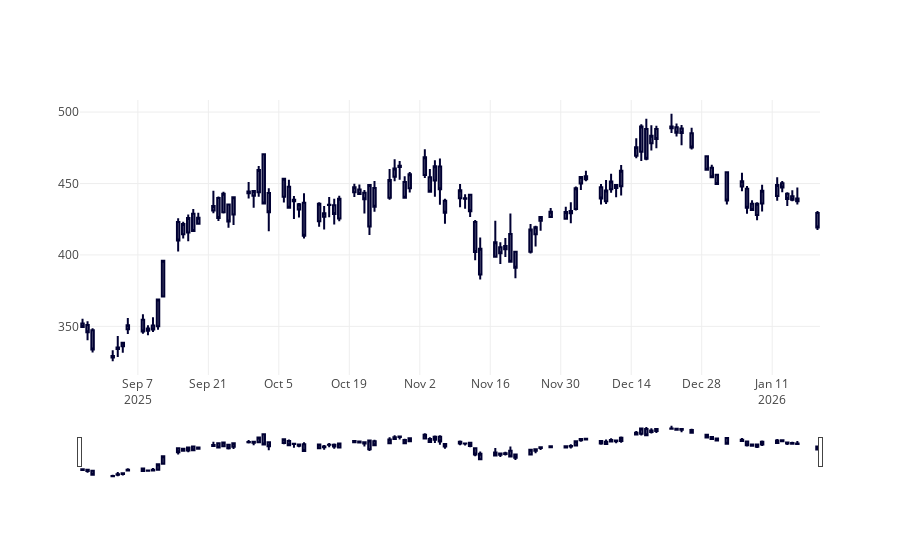

Notebook source saved alongside this figure:
### Code cell
fig = go.Figure(
    data = [
        go.Candlestick(
            x = df_daily.index,
            open= df_daily["1. open"],
            high= df_daily["2. high"],
            low= df_daily["3. low"],
            close= df_daily["4. close"]
        )
    ]
)

fig.show()
